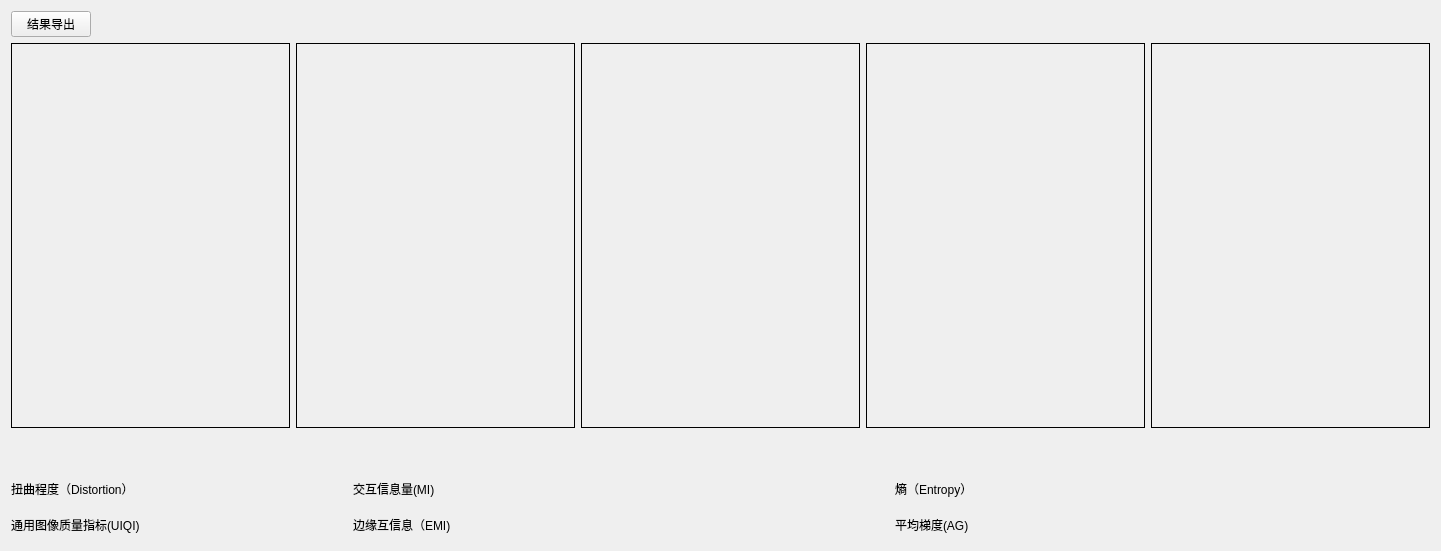
     <widget class="QWidget" name="page7">
      <layout class="QVBoxLayout" name="verticalLayout_3">
       <item>
        <widget class="QPushButton" name="pushButton">
         <property name="sizePolicy">
          <sizepolicy hsizetype="Fixed" vsizetype="Fixed">
           <horstretch>0</horstretch>
           <verstretch>0</verstretch>
          </sizepolicy>
         </property>
         <property name="text">
          <string>结果导出</string>
         </property>
        </widget>
       </item>
       <item>
        <layout class="QGridLayout" name="gridLayout_4">
         <item row="0" column="4">
          <widget class="QLabel" name="label_5_2">
           <property name="sizePolicy">
            <sizepolicy hsizetype="Preferred" vsizetype="Preferred">
             <horstretch>0</horstretch>
             <verstretch>0</verstretch>
            </sizepolicy>
           </property>
           <property name="minimumSize">
            <size>
             <width>279</width>
             <height>385</height>
            </size>
           </property>
           <property name="maximumSize">
            <size>
             <width>279</width>
             <height>385</height>
            </size>
           </property>
           <property name="frameShape">
            <enum>QFrame::Box</enum>
           </property>
           <property name="text">
            <string/>
           </property>
           <property name="pixmap">
            <pixmap resource="qss.qrc">:/image/11111.png</pixmap>
           </property>
           <property name="scaledContents">
            <bool>true</bool>
           </property>
           <property name="alignment">
            <set>Qt::AlignCenter</set>
           </property>
          </widget>
         </item>
         <item row="0" column="0">
          <widget class="QLabel" name="label_10">
           <property name="sizePolicy">
            <sizepolicy hsizetype="Preferred" vsizetype="Expanding">
             <horstretch>0</horstretch>
             <verstretch>0</verstretch>
            </sizepolicy>
           </property>
           <property name="minimumSize">
            <size>
             <width>279</width>
             <height>385</height>
            </size>
           </property>
           <property name="maximumSize">
            <size>
             <width>279</width>
             <height>385</height>
            </size>
           </property>
           <property name="frameShape">
            <enum>QFrame::Box</enum>
           </property>
           <property name="text">
            <string/>
           </property>
           <property name="pixmap">
            <pixmap resource="qss.qrc">:/image/11111.png</pixmap>
           </property>
           <property name="scaledContents">
            <bool>true</bool>
           </property>
           <property name="alignment">
            <set>Qt::AlignCenter</set>
           </property>
          </widget>
         </item>
         <item row="0" column="3">
          <widget class="QLabel" name="label_11">
           <property name="sizePolicy">
            <sizepolicy hsizetype="Preferred" vsizetype="Preferred">
             <horstretch>0</horstretch>
             <verstretch>0</verstretch>
            </sizepolicy>
           </property>
           <property name="minimumSize">
            <size>
             <width>279</width>
             <height>385</height>
            </size>
           </property>
           <property name="maximumSize">
            <size>
             <width>279</width>
             <height>385</height>
            </size>
           </property>
           <property name="frameShape">
            <enum>QFrame::Box</enum>
           </property>
           <property name="text">
            <string/>
           </property>
           <property name="pixmap">
            <pixmap resource="qss.qrc">:/image/11111.png</pixmap>
           </property>
           <property name="scaledContents">
            <bool>true</bool>
           </property>
           <property name="alignment">
            <set>Qt::AlignCenter</set>
           </property>
          </widget>
         </item>
         <item row="0" column="2">
          <widget class="QLabel" name="label5_1">
           <property name="sizePolicy">
            <sizepolicy hsizetype="Preferred" vsizetype="Preferred">
             <horstretch>0</horstretch>
             <verstretch>0</verstretch>
            </sizepolicy>
           </property>
           <property name="minimumSize">
            <size>
             <width>279</width>
             <height>385</height>
            </size>
           </property>
           <property name="maximumSize">
            <size>
             <width>279</width>
             <height>385</height>
            </size>
           </property>
           <property name="frameShape">
            <enum>QFrame::Box</enum>
           </property>
           <property name="text">
            <string/>
           </property>
           <property name="pixmap">
            <pixmap resource="qss.qrc">:/image/11111.png</pixmap>
           </property>
           <property name="scaledContents">
            <bool>true</bool>
           </property>
           <property name="alignment">
            <set>Qt::AlignLeading|Qt::AlignLeft|Qt::AlignVCenter</set>
           </property>
          </widget>
         </item>
         <item row="0" column="1">
          <widget class="QLabel" name="label5_4">
           <property name="minimumSize">
            <size>
             <width>279</width>
             <height>385</height>
            </size>
           </property>
           <property name="maximumSize">
            <size>
             <width>279</width>
             <height>385</height>
            </size>
           </property>
           <property name="frameShape">
            <enum>QFrame::Box</enum>
           </property>
           <property name="text">
            <string/>
           </property>
           <property name="pixmap">
            <pixmap resource="qss.qrc">:/image/11111.png</pixmap>
           </property>
           <property name="scaledContents">
            <bool>true</bool>
           </property>
           <property name="alignment">
            <set>Qt::AlignCenter</set>
           </property>
          </widget>
         </item>
        </layout>
       </item>
       <item>
        <layout class="QHBoxLayout" name="horizontalLayout_25"/>
       </item>
       <item>
        <layout class="QVBoxLayout" name="verticalLayout_45"/>
       </item>
       <item>
        <spacer name="verticalSpacer_8">
         <property name="orientation">
          <enum>Qt::Vertical</enum>
         </property>
         <property name="sizeType">
          <enum>QSizePolicy::Preferred</enum>
         </property>
         <property name="sizeHint" stdset="0">
          <size>
           <width>20</width>
           <height>40</height>
          </size>
         </property>
        </spacer>
       </item>
       <item>
        <layout class="QHBoxLayout" name="horizontalLayout_33">
         <item>
          <layout class="QHBoxLayout" name="horizontalLayout_30">
           <item>
            <widget class="QLabel" name="value2_7">
             <property name="minimumSize">
              <size>
               <width>100</width>
               <height>30</height>
              </size>
             </property>
             <property name="maximumSize">
              <size>
               <width>180</width>
               <height>30</height>
              </size>
             </property>
             <property name="text">
              <string>扭曲程度（Distortion）</string>
             </property>
            </widget>
           </item>
           <item>
            <widget class="QLabel" name="wrap_3">
             <property name="minimumSize">
              <size>
               <width>100</width>
               <height>30</height>
              </size>
             </property>
             <property name="maximumSize">
              <size>
               <width>150</width>
               <height>30</height>
              </size>
             </property>
             <property name="text">
              <string/>
             </property>
            </widget>
           </item>
          </layout>
         </item>
         <item>
          <layout class="QHBoxLayout" name="horizontalLayout_28">
           <item>
            <widget class="QLabel" name="value2_6">
             <property name="minimumSize">
              <size>
               <width>0</width>
               <height>30</height>
              </size>
             </property>
             <property name="maximumSize">
              <size>
               <width>150</width>
               <height>30</height>
              </size>
             </property>
             <property name="text">
              <string>交互信息量(MI)</string>
             </property>
            </widget>
           </item>
           <item>
            <widget class="QLabel" name="mutual_3">
             <property name="minimumSize">
              <size>
               <width>50</width>
               <height>30</height>
              </size>
             </property>
             <property name="text">
              <string/>
             </property>
            </widget>
           </item>
          </layout>
         </item>
         <item>
          <layout class="QHBoxLayout" name="horizontalLayout_26">
           <item>
            <widget class="QLabel" name="entropyLabel_4">
             <property name="minimumSize">
              <size>
               <width>0</width>
               <height>30</height>
              </size>
             </property>
             <property name="maximumSize">
              <size>
               <width>150</width>
               <height>30</height>
              </size>
             </property>
             <property name="frameShape">
              <enum>QFrame::NoFrame</enum>
             </property>
             <property name="text">
              <string>熵（Entropy）</string>
             </property>
            </widget>
           </item>
           <item>
            <widget class="QLabel" name="entropy_label_3">
             <property name="minimumSize">
              <size>
               <width>50</width>
               <height>30</height>
              </size>
             </property>
             <property name="text">
              <string/>
             </property>
            </widget>
           </item>
          </layout>
         </item>
        </layout>
       </item>
       <item>
        <layout class="QHBoxLayout" name="horizontalLayout_35">
         <item>
          <layout class="QHBoxLayout" name="horizontalLayout_27">
           <item>
            <widget class="QLabel" name="eMILabel_7">
             <property name="minimumSize">
              <size>
               <width>100</width>
               <height>30</height>
              </size>
             </property>
             <property name="maximumSize">
              <size>
               <width>180</width>
               <height>30</height>
              </size>
             </property>
             <property name="text">
              <string>通用图像质量指标(UIQI)</string>
             </property>
            </widget>
           </item>
           <item>
            <widget class="QLabel" name="quality_3">
             <property name="minimumSize">
              <size>
               <width>100</width>
               <height>30</height>
              </size>
             </property>
             <property name="maximumSize">
              <size>
               <width>150</width>
               <height>30</height>
              </size>
             </property>
             <property name="text">
              <string/>
             </property>
            </widget>
           </item>
          </layout>
         </item>
         <item>
          <layout class="QHBoxLayout" name="horizontalLayout_29">
           <item>
            <widget class="QLabel" name="eMILabel_6">
             <property name="minimumSize">
              <size>
               <width>0</width>
               <height>30</height>
              </size>
             </property>
             <property name="maximumSize">
              <size>
               <width>150</width>
               <height>30</height>
              </size>
             </property>
             <property name="text">
              <string>边缘互信息（EMI)</string>
             </property>
            </widget>
           </item>
           <item>
            <widget class="QLabel" name="label_17">
             <property name="minimumSize">
              <size>
               <width>50</width>
               <height>30</height>
              </size>
             </property>
             <property name="text">
              <string/>
             </property>
            </widget>
           </item>
          </layout>
         </item>
         <item>
          <layout class="QHBoxLayout" name="horizontalLayout_31">
           <item>
            <widget class="QLabel" name="value1_4">
             <property name="minimumSize">
              <size>
               <width>0</width>
               <height>30</height>
              </size>
             </property>
             <property name="maximumSize">
              <size>
               <width>150</width>
               <height>30</height>
              </size>
             </property>
             <property name="text">
              <string>平均梯度(AG)</string>
             </property>
            </widget>
           </item>
           <item>
            <widget class="QLabel" name="Grad_ave_3">
             <property name="minimumSize">
              <size>
               <width>50</width>
               <height>30</height>
              </size>
             </property>
             <property name="text">
              <string/>
             </property>
            </widget>
           </item>
          </layout>
         </item>
        </layout>
       </item>
      </layout>
     </widget>
